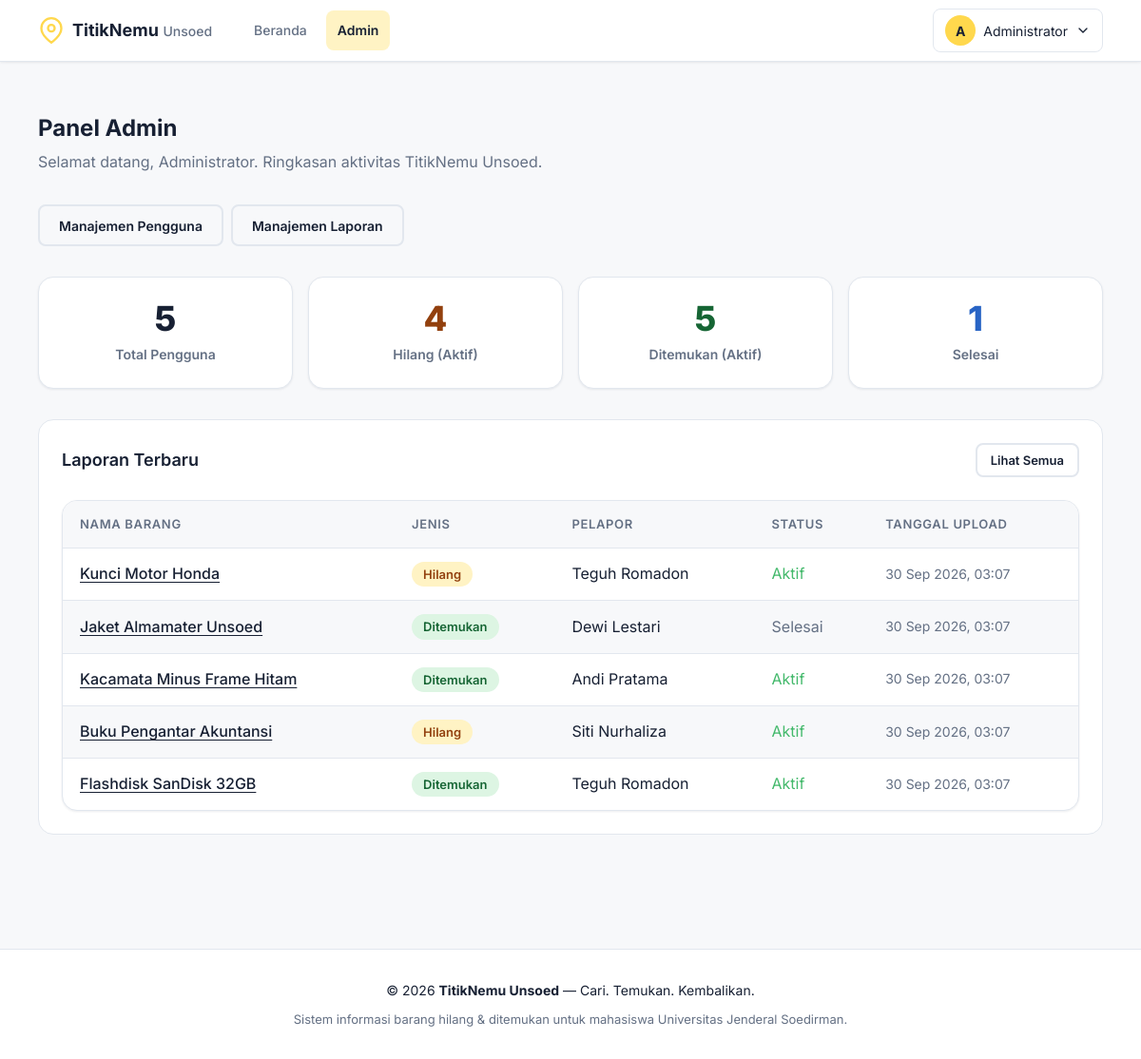
Page /admin/dashboard.php (signed in) on the committed database.
### tables this page shows
CREATE TABLE items (
  id INT AUTO_INCREMENT PRIMARY KEY,
  user_id INT NOT NULL,
  type ENUM('lost','found') NOT NULL,
  nama_barang VARCHAR(150) NOT NULL,
  kategori VARCHAR(50) NOT NULL,
  fakultas_id INT NOT NULL,
  lokasi VARCHAR(255) DEFAULT NULL,
  tanggal DATE NOT NULL,
  deskripsi TEXT,
  foto VARCHAR(255) DEFAULT NULL,
  status ENUM('lost','found','returned') NOT NULL,
  created_at TIMESTAMP NOT NULL DEFAULT CURRENT_TIMESTAMP,
  FOREIGN KEY (user_id) REFERENCES users(id)
    ON DELETE CASCADE ON UPDATE CASCADE,
  FOREIGN KEY (fakultas_id) REFERENCES fakultas(id)
    ON DELETE RESTRICT ON UPDATE CASCADE
);

CREATE TABLE users (
  id INT AUTO_INCREMENT PRIMARY KEY,
  nama VARCHAR(100) NOT NULL,
  email VARCHAR(100) NOT NULL UNIQUE,
  no_hp VARCHAR(20) NOT NULL,
  fakultas_id INT NOT NULL,
  prodi_id INT NOT NULL,
  password VARCHAR(255) NOT NULL,
  role ENUM('user','admin') NOT NULL DEFAULT 'user',
  is_banned TINYINT(1) NOT NULL DEFAULT 0,
  created_at TIMESTAMP NOT NULL DEFAULT CURRENT_TIMESTAMP,
  FOREIGN KEY (fakultas_id) REFERENCES fakultas(id)
    ON DELETE RESTRICT ON UPDATE CASCADE,
  FOREIGN KEY (prodi_id) REFERENCES prodi(id)
    ON DELETE RESTRICT ON UPDATE CASCADE
);

### admin/dashboard.php (the view, shortened to what this page needs)
<?php
require_once '../config/database.php';
$adminName = $_SESSION['nama'];
$stats = [
    'total_user' => 0,
    'total_laporan' => 0,
    'hilang_aktif' => 0,
    'ditemukan_aktif' => 0,
    'dikembalikan' => 0
];
$res = $conn->query("SELECT COUNT(*) AS c FROM users WHERE role = 'user'");
if ($res) $stats['total_user'] = $res->fetch_assoc()['c'];
$res = $conn->query("SELECT COUNT(*) AS c FROM items");
if ($res) $stats['total_laporan'] = $res->fetch_assoc()['c'];
$res = $conn->query("SELECT COUNT(*) AS c FROM items WHERE type = 'lost' AND status = 'lost'");
if ($res) $stats['hilang_aktif'] = $res->fetch_assoc()['c'];
$res = $conn->query("SELECT COUNT(*) AS c FROM items WHERE type = 'found' AND status = 'found'");
if ($res) $stats['ditemukan_aktif'] = $res->fetch_assoc()['c'];
$res = $conn->query("SELECT COUNT(*) AS c FROM items WHERE status = 'returned' OR (type='lost' AND status='found')");
if ($res) $stats['dikembalikan'] = $res->fetch_assoc()['c'];
$recentQuery = "
    SELECT i.id, i.nama_barang, i.type, i.status, i.created_at, u.nama AS pelapor, u.is_banned
    FROM items i
    JOIN users u ON i.user_id = u.id
    ORDER BY i.created_at DESC
    LIMIT 5
";
$recentItems = [];
$res = $conn->query($recentQuery);
if ($res) {
    while ($row = $res->fetch_assoc()) $recentItems[] = $row;
}
require_once '../includes/header.php';
require_once '../includes/navbar.php';
?>
<section class="section">
  <div class="container">
    <div class="page-header">
      <h1 class="page-header__title">Panel Admin</h1>
      <p class="page-header__sub">Selamat datang, <?= htmlspecialchars(explode(' ', $adminName)[0]) ?>. Ringkasan aktivitas TitikNemu Unsoed.</p>
    </div>
    <div style="display: flex; gap: .5rem; margin-bottom: 2rem;">
      <a href="users.php" class="btn btn--outline">Manajemen Pengguna</a>
      <a href="laporan.php" class="btn btn--outline">Manajemen Laporan</a>
    </div>
    <div class="stats-grid">
      <div class="stat-card">
        <div class="stat-card__num" style="color: var(--ink);"><?= $stats['total_user'] ?></div>
        <div class="stat-card__label">Total Pengguna</div>
      </div>
      <div class="stat-card">
        <div class="stat-card__num" style="color: #92400e;"><?= $stats['hilang_aktif'] ?></div>
        <div class="stat-card__label">Hilang (Aktif)</div>
      </div>
      <div class="stat-card">
        <div class="stat-card__num" style="color: #166534;"><?= $stats['ditemukan_aktif'] ?></div>
        <div class="stat-card__label">Ditemukan (Aktif)</div>
      </div>
      <div class="stat-card">
        <div class="stat-card__num" style="color: var(--focus);"><?= $stats['dikembalikan'] ?></div>
        <div class="stat-card__label">Selesai</div>
      </div>
    </div>
    <div class="admin-card mt-4">
      <div class="admin-header">
        <h2 style="font-size: var(--font-size-lg); font-weight: 600;">Laporan Terbaru</h2>
        <a href="laporan.php" class="btn btn--outline btn--sm">Lihat Semua</a>
      </div>
      <?php if (empty($recentItems)): ?>
        <p class="text-muted">Belum ada laporan.</p>
      <?php else: ?>
        <div class="table-responsive">
          <table class="table table--admin">
            <thead>
              <tr>
                <th>Nama Barang</th>
                <th>Jenis</th>
                <th>Pelapor</th>
                <th>Status</th>
                <th>Tanggal Upload</th>
              </tr>
            </thead>
            <tbody>
              <?php foreach ($recentItems as $item): ?>
                <tr>
                  <td style="font-weight: 500;">
                    <a href="../detail.php?id=<?= $item['id'] ?>" target="_blank" style="color: inherit; text-decoration: underline; text-underline-offset: 3px;">
                      <?= htmlspecialchars($item['nama_barang']) ?>
                    </a>
                  </td>
                  <td>
                    <?php if ($item['type'] === 'lost'): ?>
                      <span class="badge badge--lost">Hilang</span>
                    <?php else: ?>
                      <span class="badge badge--found">Ditemukan</span>
                    <?php endif; ?>
                  </td>
                  <td>
                    <?= htmlspecialchars($item['pelapor']) ?>
                  </td>
                  <td>
                    <?php
                      $isSelesai = ($item['status'] === 'returned' || ($item['type'] === 'lost' && $item['status'] === 'found'));
                      if ($isSelesai) echo '<span class="text-muted">Selesai</span>';
                      else echo '<span style="color:var(--brand-green);">Aktif</span>';
                    ?>
                  </td>
                  <td class="text-muted" style="font-size: var(--font-size-sm);">
                    <?= date('d M Y, H:i', strtotime($item['created_at'])) ?>
                  </td>
                </tr>
              <?php endforeach; ?>
            </tbody>
          </table>
        </div>
      <?php endif; ?>
    </div>
  </div>
</section>
<?php require_once '../includes/footer.php'; ?>

### css/style.css (style rules this page uses)
:root { --brand-yellow: #FFD84D; --brand-yellow-soft: #FFF3C4; --brand-green: #43B96B; --brand-green-soft: #DDF5E3; --ink: #172033; --muted: #647084; --surface: #FFFFFF; --page: #F7F8FA; --border: #E2E7EE; --danger: #C83F45; --focus: #2864C5; --font-family: 'Inter', system-ui, -apple-system, sans-serif; --font-size-base: 16px; --font-size-xs: 13px; --font-size-sm: 14px; --font-size-lg: 18px; --font-size-xl: 20px; --font-size-2xl: 24px; --font-size-3xl: 32px; --radius-sm: 8px; --radius-md: 12px; --radius-lg: 16px; --shadow-sm: 0 1px 3px rgba(23, 32, 51, 0.05), 0 1px 2px rgba(23, 32, 51, 0.03); --shadow-md: 0 4px 12px -2px rgba(23, 32, 51, 0.08), 0 2px 6px -1px rgba(23, 32, 51, 0.04); --shadow-lg: 0 12px 24px -4px rgba(23, 32, 51, 0.10), 0 4px 8px -2px rgba(23, 32, 51, 0.05); --transition: 150ms ease-in-out; --container-max: 1320px; }
*, *::before, *::after { box-sizing: border-box; margin: 0; padding: 0; }
html { font-size: var(--font-size-base); -webkit-text-size-adjust: 100%; }
body { font-family: var(--font-family); font-size: 1rem; line-height: 1.6; color: var(--ink); background-color: var(--page); min-height: 100vh; display: flex; flex-direction: column; -webkit-font-smoothing: antialiased; -moz-osx-font-smoothing: grayscale; }
a { color: var(--focus); text-decoration: none; transition: color var(--transition); }
.container { width: 100%; max-width: var(--container-max); margin-left: auto; margin-right: auto; padding-left: 1.25rem; padding-right: 1.25rem; }
@media (min-width: 640px) { .container { padding-left: 2rem; padding-right: 2rem; } }
@media (min-width: 1024px) { .container { padding-left: 2.5rem; padding-right: 2.5rem; } }
.section { padding: 2.5rem 0; }
@media (min-width: 1024px) { .section { padding: 3.5rem 0; } }
.page-header { margin-bottom: 2rem; }
.page-header__title { font-size: var(--font-size-2xl); font-weight: 700; color: var(--ink); line-height: 1.2; }
.page-header__sub { font-size: 1rem; color: var(--muted); margin-top: .5rem; }
.btn { display: inline-flex; align-items: center; justify-content: center; gap: .5rem; padding: .625rem 1.25rem; font-family: inherit; font-size: var(--font-size-sm); font-weight: 600; line-height: 1.4; border: 2px solid transparent; border-radius: var(--radius-sm); cursor: pointer; text-decoration: none; min-height: 44px; transition: background var(--transition), color var(--transition), border-color var(--transition), box-shadow var(--transition), transform var(--transition); }
.btn--outline { background: transparent; color: var(--ink); border-color: var(--border); }
.btn--sm { padding: .375rem .875rem; font-size: var(--font-size-xs); min-height: 36px; }
.badge { display: inline-flex; align-items: center; gap: .375rem; padding: .25rem .75rem; font-size: var(--font-size-xs); font-weight: 600; border-radius: 9999px; white-space: nowrap; line-height: 1.4; }
.badge--lost { background: var(--brand-yellow-soft); color: #92400e; }
.badge--found { background: var(--brand-green-soft); color: #166534; }
.stats-grid { display: grid; grid-template-columns: repeat(auto-fit, minmax(200px, 1fr)); gap: 1rem; margin-bottom: 2rem; }
.stat-card { background: var(--surface); border: 1px solid var(--border); padding: 1.5rem; border-radius: var(--radius-lg); text-align: center; box-shadow: var(--shadow-sm); transition: transform var(--transition), box-shadow var(--transition); }
.stat-card__num { font-size: 2.25rem; font-weight: 800; color: var(--ink); line-height: 1.1; margin-bottom: .375rem; }
.stat-card__label { color: var(--muted); font-size: var(--font-size-sm); font-weight: 600; }
.table-responsive { overflow-x: auto; background: var(--surface); border: 1px solid var(--border); border-radius: var(--radius-lg); box-shadow: var(--shadow-sm); }
.table { width: 100%; border-collapse: collapse; text-align: left; white-space: nowrap; }
.table th, .table td { padding: .875rem 1.125rem; border-bottom: 1px solid var(--border); vertical-align: middle; }
.table th { background: var(--page); font-weight: 600; font-size: var(--font-size-xs); color: var(--muted); text-transform: uppercase; letter-spacing: 0.05em; border-top: none; }
.table tr:last-child td { border-bottom: none; }
.table tbody tr { transition: background var(--transition); }
.table--admin tbody tr:nth-child(even) { background-color: var(--page); }
.text-muted { color: var(--muted); }
.mt-4 { margin-top: 2rem; }

### rows in the picture
items: nama_barang "Kunci Motor Honda", type "Hilang", user.nama "Teguh Romadon", status "Aktif", created_at "30 Sep 2026, 03:07"
items: nama_barang "Jaket Almamater Unsoed", type "Ditemukan", user.nama "Dewi Lestari", status "Selesai", created_at "30 Sep 2026, 03:07"
items: nama_barang "Kacamata Minus Frame Hitam", type "Ditemukan", user.nama "Andi Pratama", status "Aktif", created_at "30 Sep 2026, 03:07"
items: nama_barang "Buku Pengantar Akuntansi", type "Hilang", user.nama "Siti Nurhaliza", status "Aktif", created_at "30 Sep 2026, 03:07"
items: nama_barang "Flashdisk SanDisk 32GB", type "Ditemukan", user.nama "Teguh Romadon", status "Aktif", created_at "30 Sep 2026, 03:07"

### other values in the picture
mb_substr($userName, 0, 1) "A"
$userName "Administrator"
explode(' ', $adminName)[0] "Administrator"
$stats['total_user'] "5"
$stats['hilang_aktif'] "4"
$stats['ditemukan_aktif'] "5"
$stats['dikembalikan'] "1"
